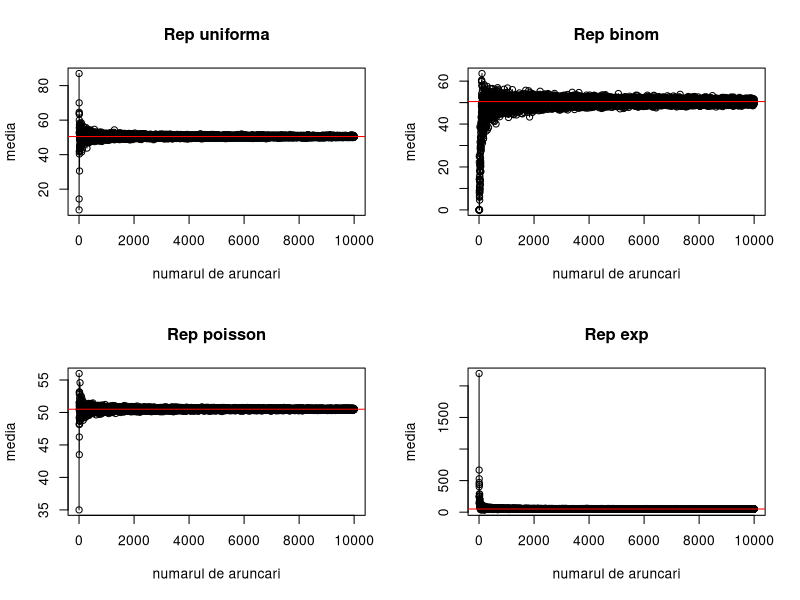
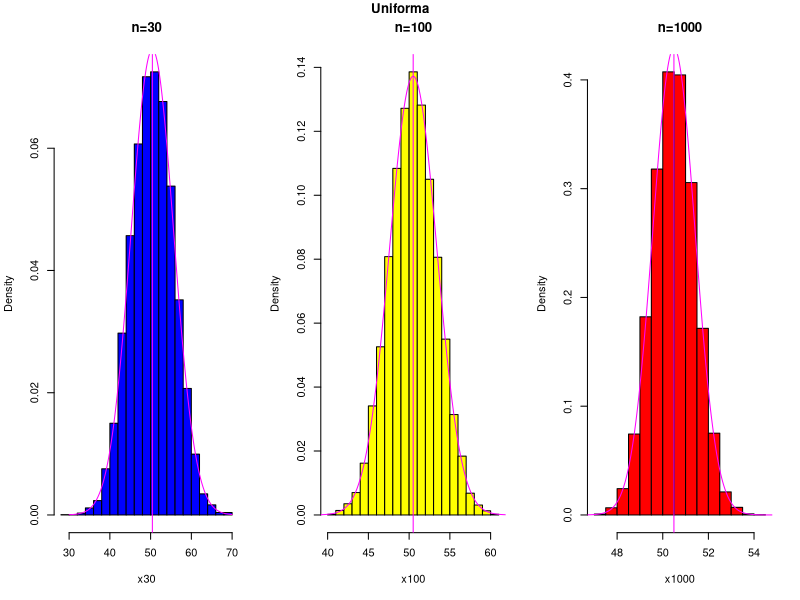
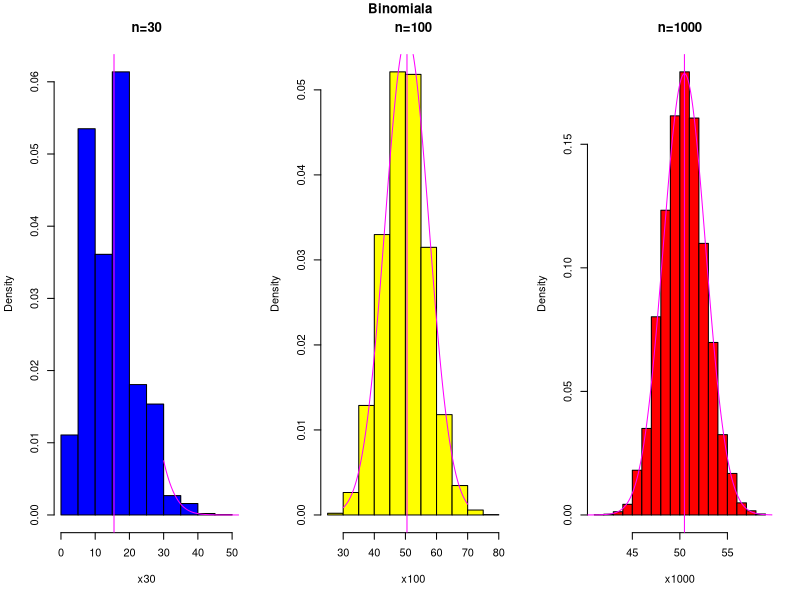
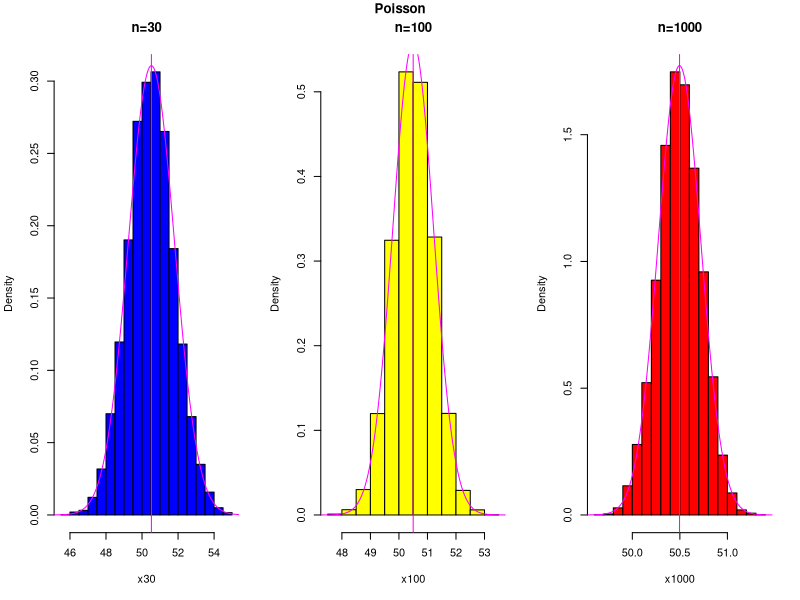
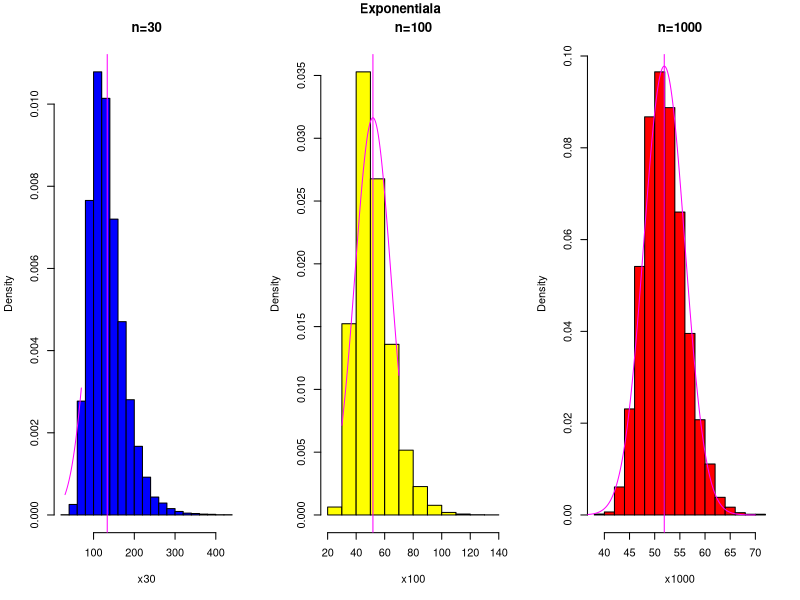

The R source for these figures, in order:
# TEMA: Ilustrati LNM pt. repartiile binomiala, poisson si exponentiala
# (folositi rbinom, rpois si rexp)
rm(list = ls())
par(mfrow = c(2, 2))

zar <- 1:100

arunca_un <- function(n) {
    mean(sample(zar, size = n, replace = TRUE))
}

arunca_bin <- function(n) {
    mean(rbinom(n, size = zar, prob = 1 / tail(zar, n = 1)) * 100)
}

arunca_pois <- function(n) {
    mean(rpois(n, mean(zar)))
}

arunca_exp <- function(n) {
    mean(rexp(n, zar)) * 1000
}

plot(sapply(1:10000, arunca_un), main = "Rep uniforma", type = "o", xlab = "numarul de aruncari", ylab = "media")
abline(h = 50.5, col = "red")
plot(sapply(1:10000, arunca_bin), main = "Rep binom", type = "o", xlab = "numarul de aruncari", ylab = "media")
abline(h = 50.5, col = "red")
plot(sapply(1:10000, arunca_pois), main = "Rep poisson", type = "o", xlab = "numarul de aruncari", ylab = "media")
abline(h = 50.5, col = "red")
plot(sapply(1:10000, arunca_exp), main = "Rep exp", type = "o", xlab = "numarul de aruncari", ylab = "media")
abline(h = 50.5, col = "red")



# Tema: Ilustrati TLC pentru repartitiile: Poisson, Geometrica si Exponentiala pentru toate cele 4 dimensiuni de esantion
par(mfrow = c(1, 3))

tlc <- function(func, name) {
    x30 <- c()
    x100 <- c()
    x1000 <- c()

    for (i in 1:10000) {
        x30[i] <- func(30)
        x100[i] <- func(100)
        x1000[i] <- func(1000)
    }

    t <- seq(30, 70, 0.001)
    hist(x30, col = "blue", main = "n=30", freq = F)
    abline(v = mean(x30), col = "magenta")
    lines(t, dnorm(t, mean(x30), sd(x30)), col = "magenta")

    hist(x100, col = "yellow", main = "n=100", freq = F)
    abline(v = mean(x100), col = "magenta")
    lines(t, dnorm(t, mean(x100), sd(x100)), col = "magenta")

    hist(x1000, col = "red", main = "n=1000", freq = F)
    abline(v = mean(x1000), col = "magenta")
    lines(t, dnorm(t, mean(x1000), sd(x1000)), col = "magenta")

    title(main = name, line = -1,outer = TRUE)
}

tlc(arunca_un, "Uniforma")
tlc(arunca_bin, "Binomiala")
tlc(arunca_pois, "Poisson")
tlc(arunca_exp, "Exponentiala")